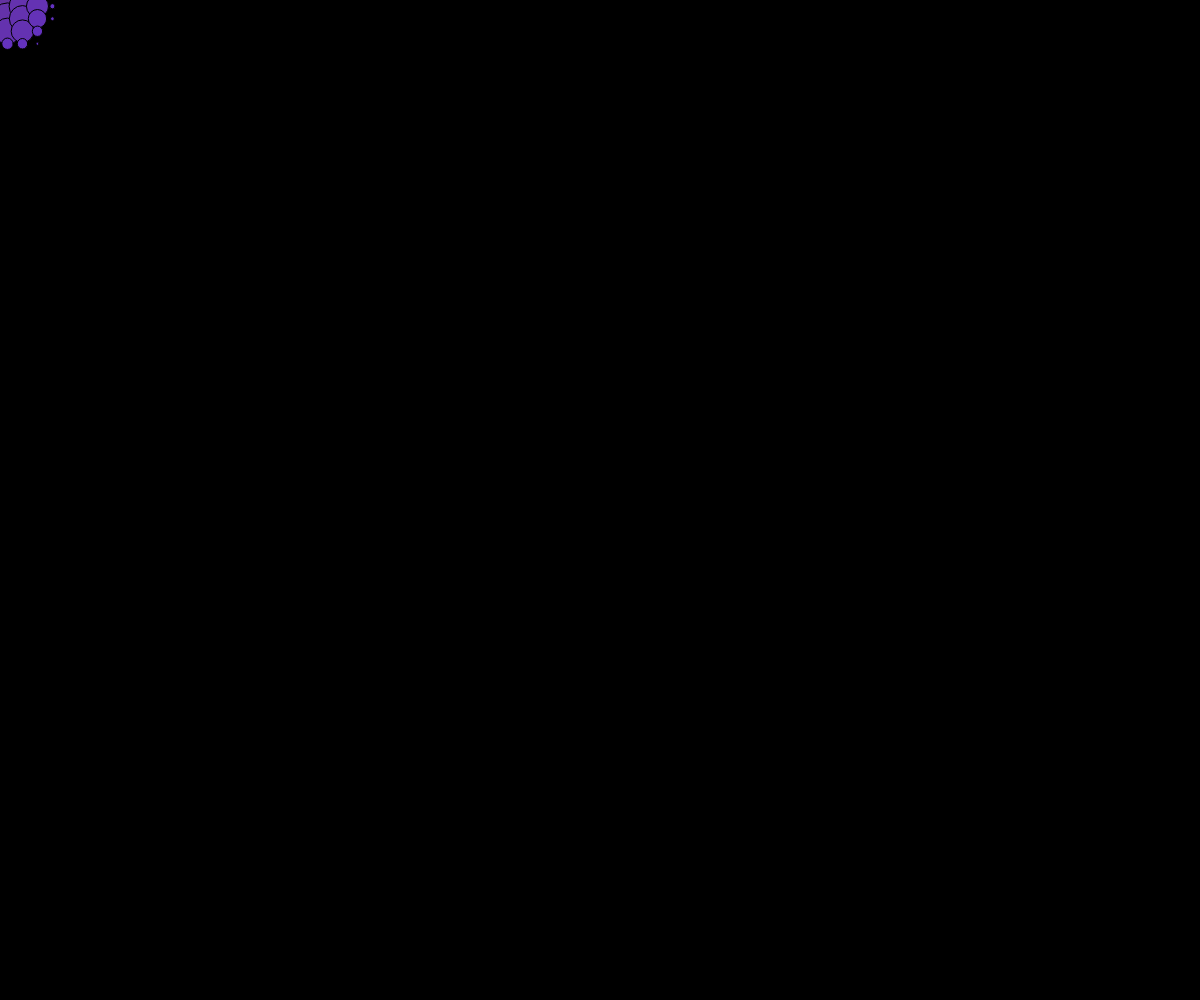
Frame 1 (no input)
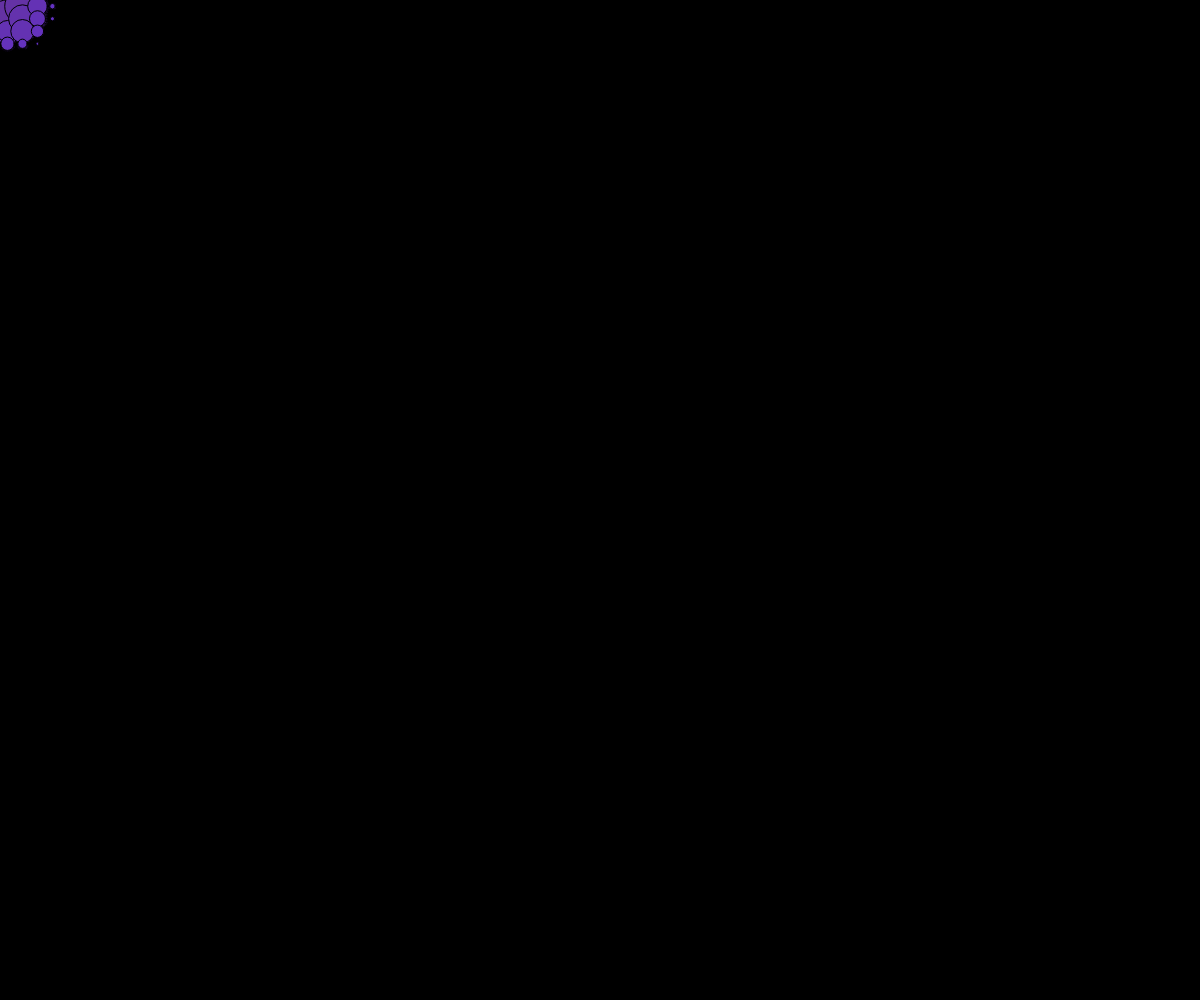
Frame 60 (no input)
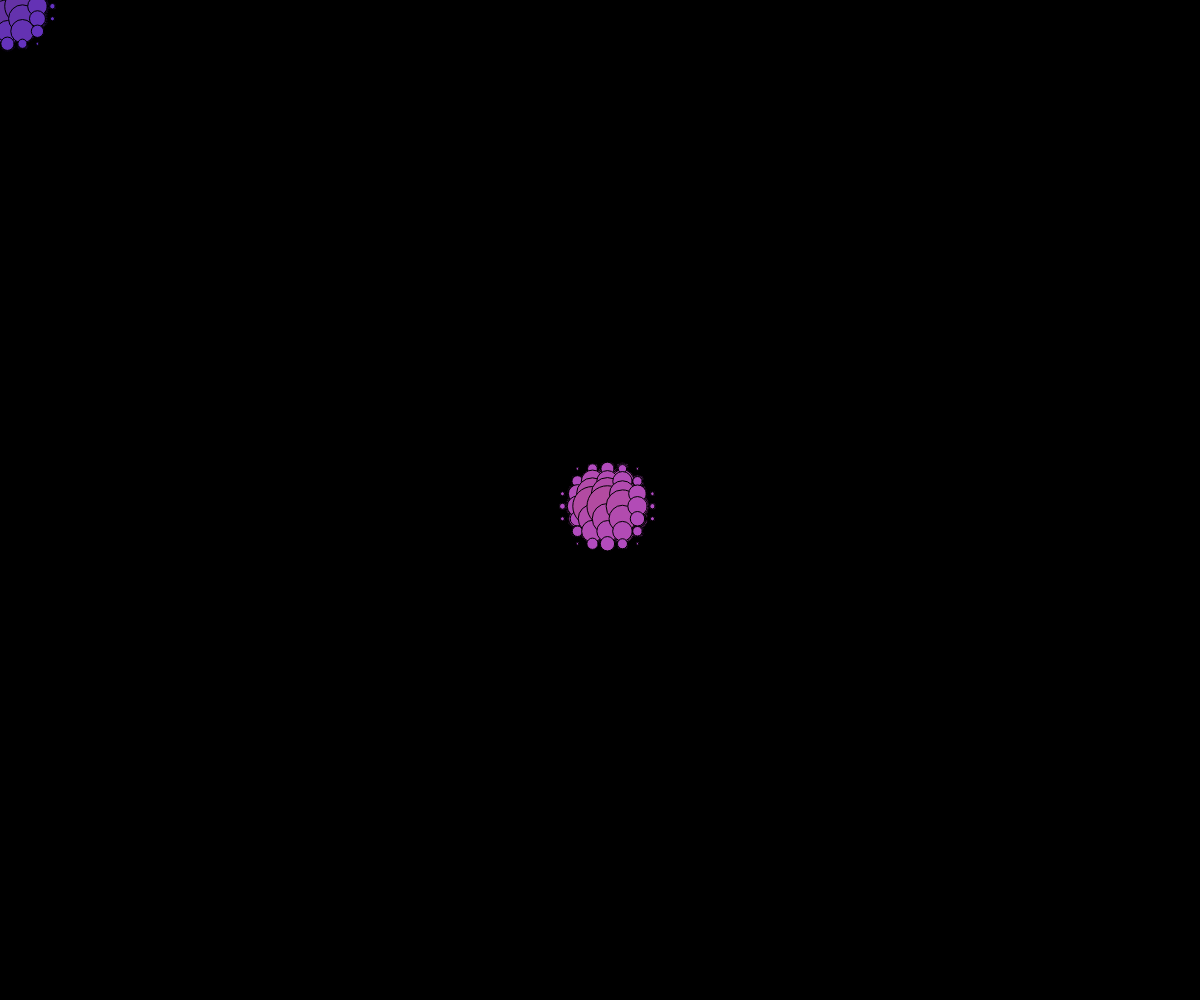
Frame 120 (the mouse pressed at the canvas centre since frame 60)

The p5.js sketch that drew these frames (run headless with seeded random() and noise() and a simulated clock; from frame 60 on, the mouse is pressed at the canvas centre):

// p5.js sketch
// ── sketch.js
let rows = 80;
let cols = 80;
let size = 1;
let maxSize = 40;
let cursorRadius = 50;
let feather = 0.9; // 1 is no feather
let counter = 0;

function setup() {
  createCanvas(windowWidth, windowHeight);
  colWidth = width/cols;
  rowHeight = height/rows;
  background(0)
}

function draw() {
  // center rows
  translate((0.5*width)/cols, (0.5*height)/rows);
  for(let x = 0; x<cols; x++){
    for(let y = 0;y<rows; y++){
      
          n = cursorRadius - dist(mouseX,mouseY,x*colWidth,y*rowHeight);
          n = feather*n;
          n = n*randomGaussian(1,0.1)
          if(n<=0)n=0;
      if(n>=maxSize)n=maxSize;
      
      fill(map(mouseX,0,width,100,255),map(mouseY,0,height,50,100),200-n)
      if(n>0)ellipse(x*(width/rows),y*(height/cols),size+n);
    }
  }
}
